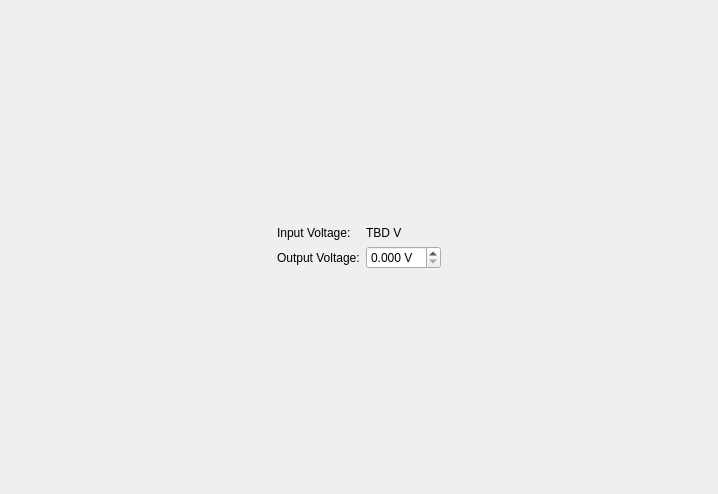
<?xml version="1.0" encoding="UTF-8"?>
<ui version="4.0">
 <class>AnalogOutV3</class>
 <widget class="QWidget" name="AnalogOutV3">
  <property name="geometry">
   <rect>
    <x>0</x>
    <y>0</y>
    <width>718</width>
    <height>494</height>
   </rect>
  </property>
  <property name="windowTitle">
   <string>Form</string>
  </property>
  <layout class="QVBoxLayout" name="verticalLayout">
   <item>
    <spacer name="verticalSpacer">
     <property name="orientation">
      <enum>Qt::Vertical</enum>
     </property>
     <property name="sizeHint" stdset="0">
      <size>
       <width>20</width>
       <height>40</height>
      </size>
     </property>
    </spacer>
   </item>
   <item>
    <layout class="QHBoxLayout" name="horizontalLayout">
     <item>
      <spacer name="horizontalSpacer">
       <property name="orientation">
        <enum>Qt::Horizontal</enum>
       </property>
       <property name="sizeHint" stdset="0">
        <size>
         <width>40</width>
         <height>20</height>
        </size>
       </property>
      </spacer>
     </item>
     <item>
      <layout class="QGridLayout" name="gridLayout">
       <item row="0" column="0">
        <widget class="QLabel" name="input_voltage_desc_label">
         <property name="text">
          <string>Input Voltage:</string>
         </property>
        </widget>
       </item>
       <item row="1" column="0">
        <widget class="QLabel" name="output_voltage_label">
         <property name="text">
          <string>Output Voltage:</string>
         </property>
        </widget>
       </item>
       <item row="0" column="1">
        <widget class="QLabel" name="input_voltage_label">
         <property name="text">
          <string>TBD V</string>
         </property>
        </widget>
       </item>
       <item row="1" column="1">
        <widget class="QDoubleSpinBox" name="output_voltage_box">
         <property name="suffix">
          <string> V</string>
         </property>
         <property name="decimals">
          <number>3</number>
         </property>
         <property name="maximum">
          <double>12.000000000000000</double>
         </property>
         <property name="singleStep">
          <double>0.100000000000000</double>
         </property>
        </widget>
       </item>
      </layout>
     </item>
     <item>
      <spacer name="horizontalSpacer_2">
       <property name="orientation">
        <enum>Qt::Horizontal</enum>
       </property>
       <property name="sizeHint" stdset="0">
        <size>
         <width>40</width>
         <height>20</height>
        </size>
       </property>
      </spacer>
     </item>
    </layout>
   </item>
   <item>
    <spacer name="verticalSpacer_2">
     <property name="orientation">
      <enum>Qt::Vertical</enum>
     </property>
     <property name="sizeHint" stdset="0">
      <size>
       <width>20</width>
       <height>40</height>
      </size>
     </property>
    </spacer>
   </item>
  </layout>
 </widget>
 <resources/>
 <connections/>
</ui>
